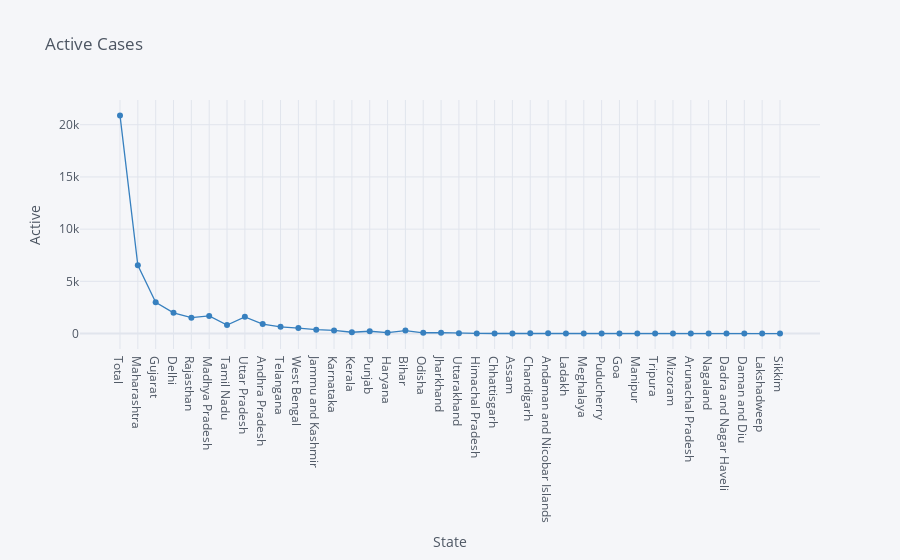

Source (notebook cell):
### Markdown cell above
# Active Cases as per State

### Code cell
df.iplot(kind="scatter",x="State",y="Active",mode='markers+lines',title="Active Cases",xTitle="State",yTitle="Active",colors='blue',size=0)

### Figure 1 — Plotly figure (JSON) as saved in the notebook; plotly's stock layout.template omitted (floating-point values rounded to 4 significant figures)
{"data": [{"line": {"color": "rgba(55, 128, 191, 1.0)", "dash": "solid", "shape": "linear", "width": 1.3}, "marker": {"size": 0, "symbol": "circle"}, "mode": "markers+lines", "name": "Active", "text": "", "type": "scatter", "x": ["Total", "Maharashtra", "Gujarat", "Delhi", "Rajasthan", "Madhya Pradesh", "Tamil Nadu", "Uttar Pradesh", "Andhra Pradesh", "Telangana", "West Bengal", "Jammu and Kashmir", "Karnataka", "Kerala", "Punjab", "Haryana", "Bihar", "Odisha", "Jharkhand", "Uttarakhand", "Himachal Pradesh", "Chhattisgarh", "Assam", "Chandigarh", "Andaman and Nicobar Islands", "Ladakh", "Meghalaya", "Puducherry", "Goa", "Manipur", "Tripura", "Mizoram", "Arunachal Pradesh", "Nagaland", "Dadra and Nagar Haveli", "Daman and Diu", "Lakshadweep", "Sikkim"], "y": [20888, 6538, 3003, 1987, 1519, 1685, 812, 1600, 911, 646, 524, 375, 300, 123, 219, 85, 287, 75, 82, 18, 16, 5, 8, 28, 22, 4, 11, 4, 0, 0, 0, 1, 0, 0, 0, 0, 0, 0]}], "layout": {"legend": {"bgcolor": "#F5F6F9", "font": {"color": "#4D5663"}}, "paper_bgcolor": "#F5F6F9", "plot_bgcolor": "#F5F6F9", "title": {"font": {"color": "#4D5663"}, "text": "Active Cases"}, "xaxis": {"gridcolor": "#E1E5ED", "showgrid": true, "tickfont": {"color": "#4D5663"}, "title": {"font": {"color": "#4D5663"}, "text": "State"}, "zerolinecolor": "#E1E5ED"}, "yaxis": {"gridcolor": "#E1E5ED", "showgrid": true, "tickfont": {"color": "#4D5663"}, "title": {"font": {"color": "#4D5663"}, "text": "Active"}, "zerolinecolor": "#E1E5ED"}}}
